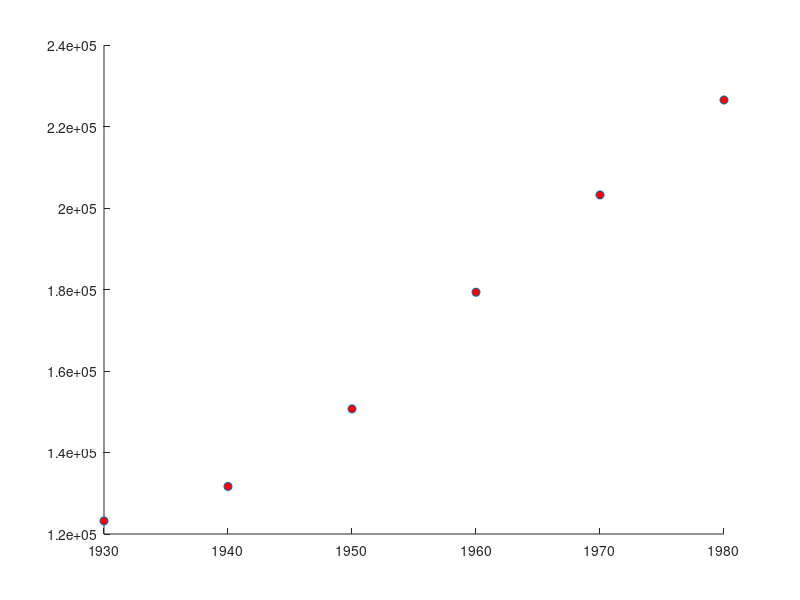

Source code (MATLAB): (Note: this script raises an error after producing the figure.)
nodes = [1930:10:1980];
values = [123203,131669,150697,179323,203212,226505];
clc; hold on;
plot(nodes,values,'o','markerfacecolor','red');

X = linspace(1930,1980,1000);
plot(X, lagrange_barycentric(nodes,values,X));